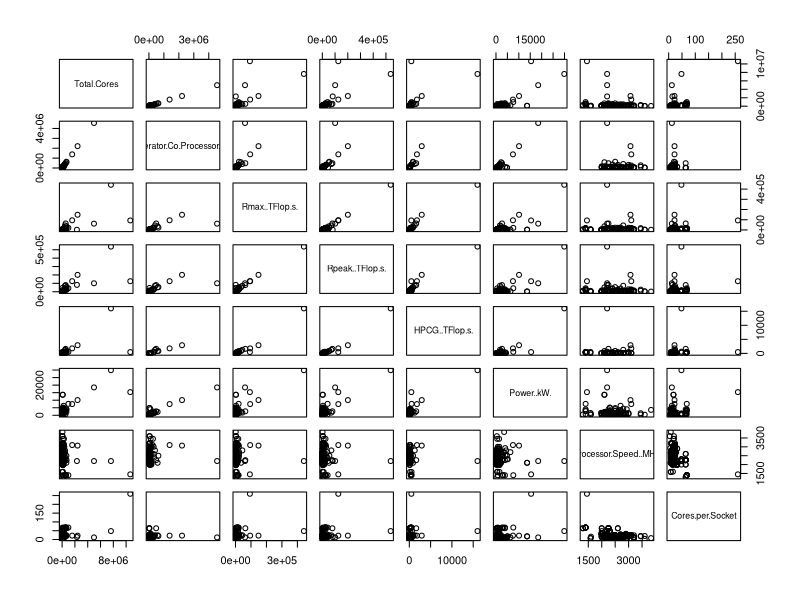
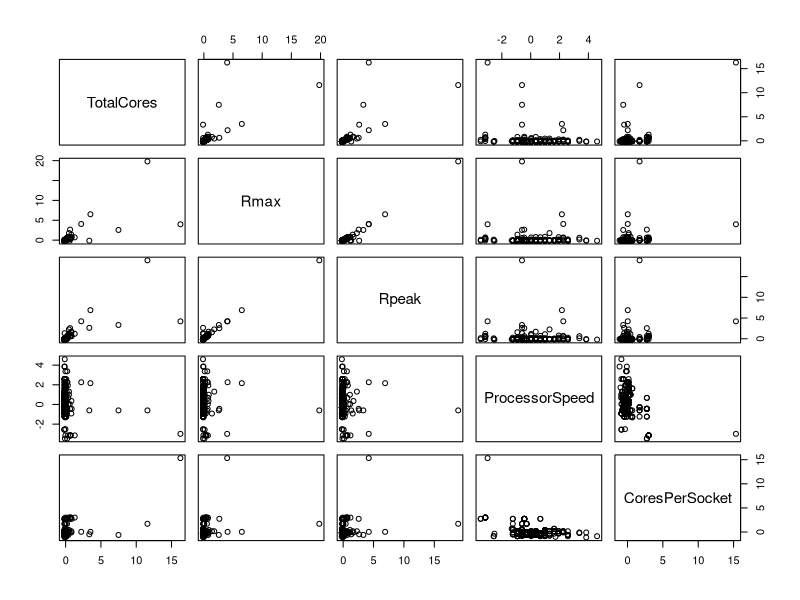
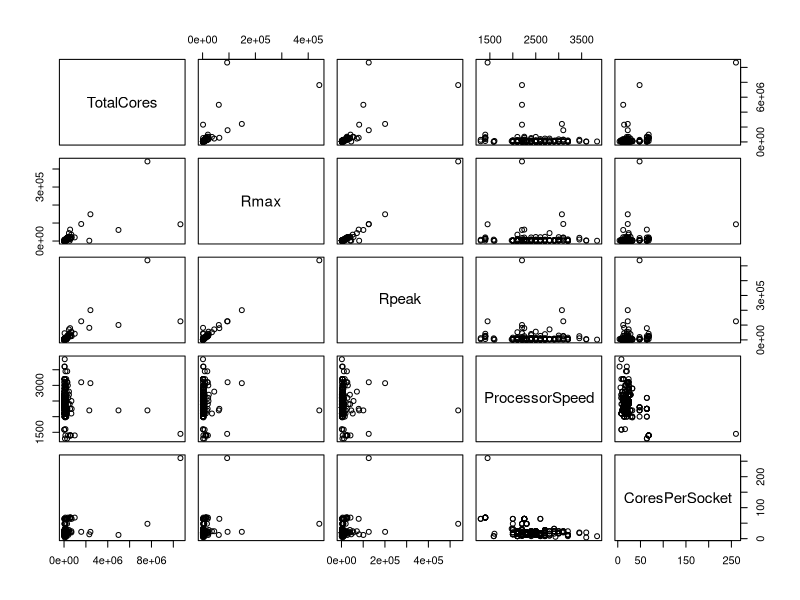
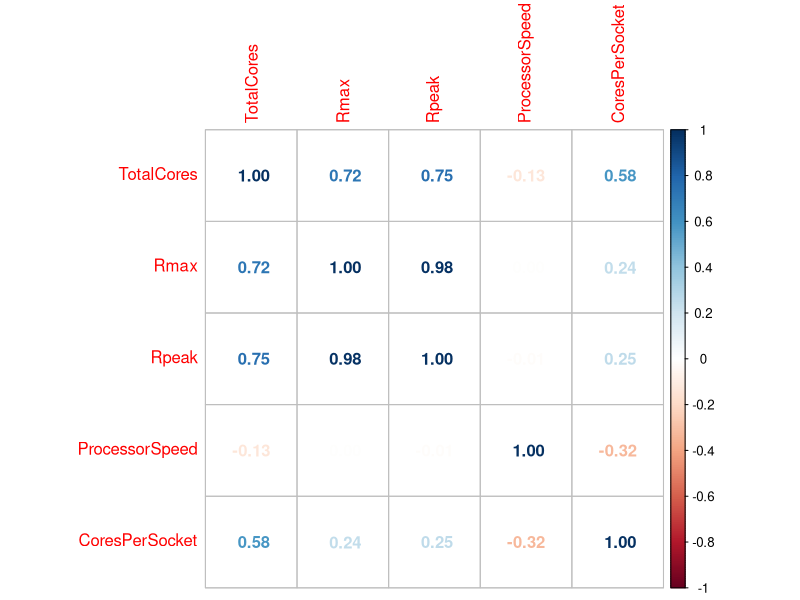
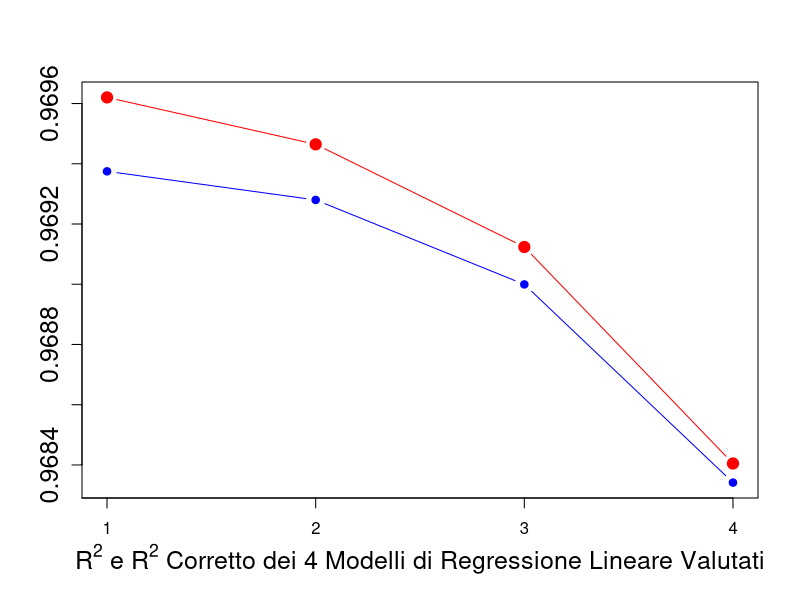
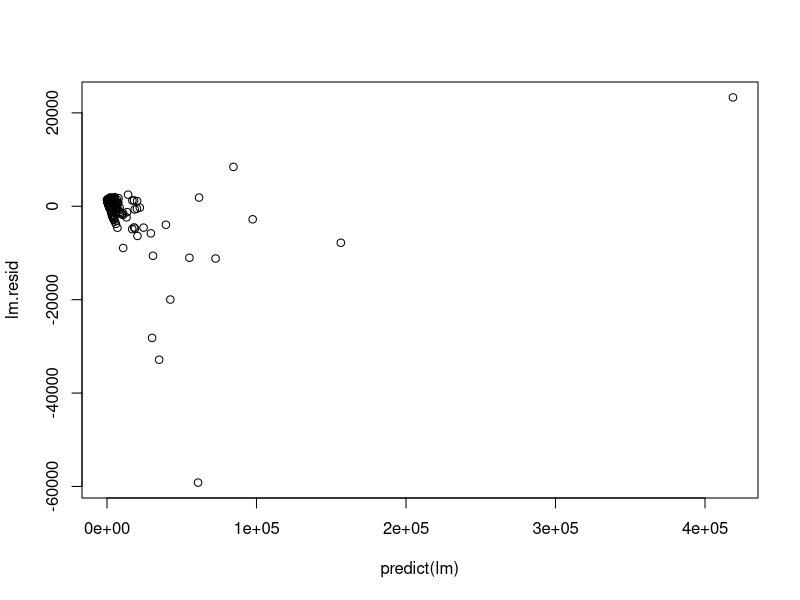
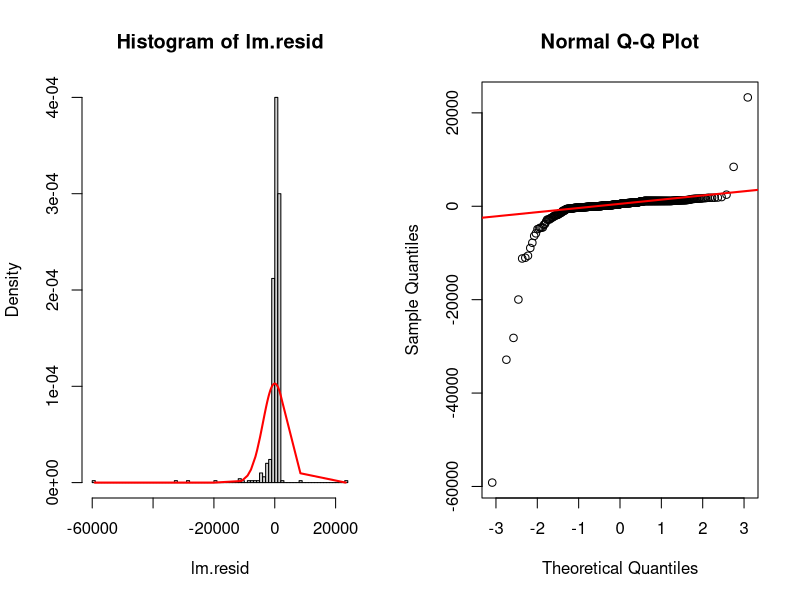
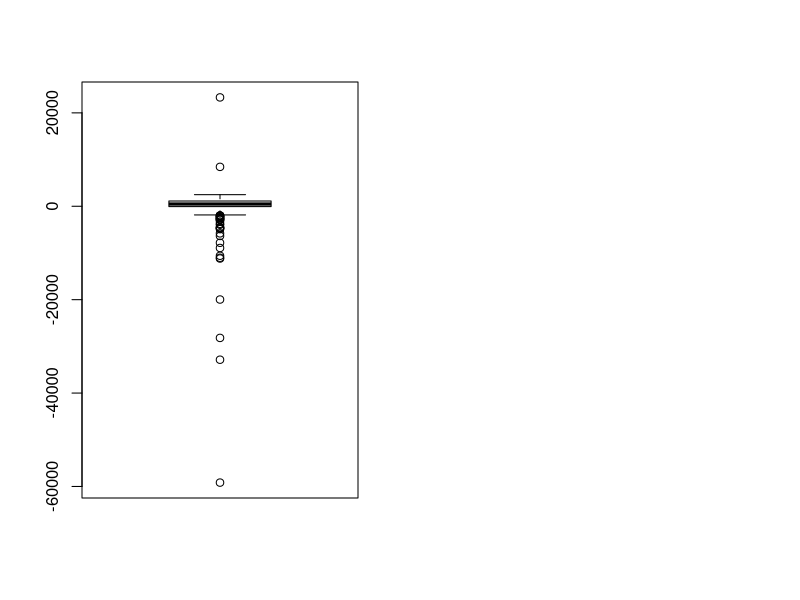

Write R code to recreate these figures, in order.
# pulizia RStudio
cat("\014")
rm(list = ls())

# importazione librerie da utilizzare
library(corrplot)

# caricamento dei dati dal file csv
data = read.csv('data.csv', header = TRUE, sep = ";")

# rimozione colonne non utilizzate
data$Rank <- NULL
data$Previous.Rank <- NULL
data$First.Appearance <- NULL
data$First.Rank <- NULL
data$Name <- NULL
data$Computer <- NULL
data$Site <- NULL
data$Manufacturer <- NULL
data$Country <- NULL
data$Year <- NULL
data$Segment <- NULL
data$Nmax <- NULL
data$Nhalf <- NULL
data$Power.Source <- NULL
data$Power.Efficiency..GFlops.Watts. <- NULL
data$Architecture <- NULL
data$Processor <- NULL
data$Processor.Technology <- NULL
data$Operating.System <- NULL
data$OS.Family <- NULL
data$Accelerator.Co.Processor <- NULL
data$Processor.Generation <- NULL
data$System.Model <- NULL
data$System.Family <- NULL
data$Interconnect.Family <- NULL
data$Interconnect <- NULL
data$Continent <- NULL
data$Site.ID <- NULL
data$System.ID <- NULL

# stampa sommario struttura iniziale: prime osservazioni
summary(data)
str(data)
plot(data)

# controllo delle colonne per valori mancanti
sum(is.na(data$Total.Cores))
sum(is.na(data$Accelerator.Co.Processor.Cores))
sum(is.na(data$Rmax..TFlop.s.))
sum(is.na(data$Rpeak..TFlop.s.))
sum(is.na(data$HPCG..TFlop.s.))
sum(is.na(data$Power..kW.))
sum(is.na(data$Processor.Speed..MHz.))
sum(is.na(data$Cores.per.Socket))

# notiamo che ci sono un numero non indifferente di NA in alcune colonne,
# eliminiamo tali colonne
data$Accelerator.Co.Processor.Cores <- NULL
data$HPCG..TFlop.s. <- NULL
data$Power..kW. <- NULL

# assegniamo nomi più leggibili alle colonne della tabella
colnames(data) <- c("TotalCores", "Rmax", "Rpeak", "ProcessorSpeed", "CoresPerSocket")

# standardizzazione tabella
st_data = data.frame(scale(data))

# visualizzazione tabella standardizzata
# la standardizzazione non varia il grafico di dispersione
# e non è stata quindi considerata nel seguito dell'analisi
plot(st_data)

# nuova stampa dei dati prima di iniziare l'analisi
summary(data)
str(data)
head(data)
plot(data)
corrplot(cor(data), method = "number")

# costruzione modello di regressione lineare
r = matrix(ncol = 2, nrow = 4)

lm.1<-lm(Rmax~Rpeak+TotalCores+CoresPerSocket+ProcessorSpeed, data = data)
summary(lm.1)
r[1,]= c(summary(lm.1)$r.squared, summary(lm.1)$adj.r.squared)

lm.2<-lm(Rmax~Rpeak+TotalCores+CoresPerSocket, data = data)
summary(lm.2)
r[2,]= c(summary(lm.2)$r.squared, summary(lm.2)$adj.r.squared)

lm.3<-lm(Rmax~Rpeak+TotalCores, data = data)
summary(lm.3)
r[3,]= c(summary(lm.3)$r.squared, summary(lm.3)$adj.r.squared)

lm.4<-lm(Rmax~Rpeak, data = data)
summary(lm.4)
r[4,]= c(summary(lm.4)$r.squared, summary(lm.4)$adj.r.squared)

# traccio il grafico di comparazione degli R^2 e R^2 corretti
ymin = min(r)
ymax = max(r)
xl <- expression(R^2 ~ e ~ R^2 ~ Corretto ~ dei ~ 4 ~ Modelli ~ di ~ Regressione ~ Lineare ~ Valutati)
plot(r[,1], pch = 19, type = "b", col = "red", xaxt="n", ylab = "", ylim = c(ymin,ymax), xlab = xl, cex = 1.5, cex.axis = 1.5, cex.lab = 1.5)
axis(1 , at = 0:4, labels = 0:4)
lines(r[,2], pch = 19, type = "b", col = "blue")

# modello di regressione lineare
lm = lm.3
summary(lm)

# analisi dei residui del modello di regressione lineare
lm.resid = residuals(lm)
plot(predict(lm), lm.resid)
par(mfrow=c(1, 2))
hist(lm.resid, 100, freq = FALSE)
lines(sort(lm.resid), dnorm(sort(lm.resid), mean(lm.resid), sd(lm.resid)), col="red", lwd=2)
qqnorm(lm.resid)
qqline(lm.resid, col="red", lwd=2)
shapiro.test(lm.resid)

# approfondimento analisi dei residui: calcolo della correlazione tra i
# fattori di ingresso e tra i fattori di ingresso e i residui
cor(data$Rpeak, data$TotalCores)
cor(data$Rpeak, lm.resid)
cor(data$TotalCores, lm.resid)

# approfondimento analisi dei residui: rimozione residui relativi agli outliers
Residuals_outliers <- boxplot(lm.resid, plot=TRUE)$out
Residuals_outliers <- rev(sort(Residuals_outliers))
Residuals_outliers
length(Residuals_outliers)
lm.resid<-lm.resid[-which(lm.resid %in% Residuals_outliers[1:length(Residuals_outliers)])]

# visualizziamo nuovamente i grafici relativi ai residui per vedere se la loro
# distribuzione sia migliorata o meno
par(mfrow=c(1, 2))
hist(lm.resid, 100, freq = FALSE)
lines(sort(lm.resid), dnorm(sort(lm.resid), mean(lm.resid), sd(lm.resid)), col="red", lwd=2)
qqnorm(lm.resid)
qqline(lm.resid, col="red", lwd=2)
shapiro.test(lm.resid)

# approfondimento analisi dei residui: rimozione dei residui che causano la
# deviazione dal un modello Gaussiano
lm.resid.ord = sort(lm.resid)
lm.resid<-lm.resid[-which(lm.resid %in% lm.resid.ord[1:20])]
lm.resid<-lm.resid[-which(lm.resid %in% lm.resid.ord[410:467])]

# visualizziamo nuovamente i grafici relativi ai residui per vedere se la loro
# distribuzione sia migliorata o meno
par(mfrow=c(1, 2))
hist(lm.resid, 100, freq = FALSE)
lines(sort(lm.resid), dnorm(sort(lm.resid), mean(lm.resid), sd(lm.resid)), col="red", lwd=2)
qqnorm(lm.resid)
qqline(lm.resid, col="red", lwd=2)
shapiro.test(lm.resid)

# costruzione modello regressione esponenziale
lm.2<-lm(log(Rmax)~log(TotalCores)+log(Rpeak)+log(ProcessorSpeed)+log(CoresPerSocket), data = data)
summary(lm.2)
lm.2.resid = residuals(lm.2)
plot(predict(lm.2), lm.2.resid)
hist(lm.2.resid, 100, freq = FALSE)
lines(sort(lm.2.resid), dnorm(sort(lm.2.resid), mean(lm.2.resid), sd(lm.2.resid)), col="red")
qqnorm(lm.2.resid)
qqline(lm.2.resid, col="red")
shapiro.test(lm.2.resid)
